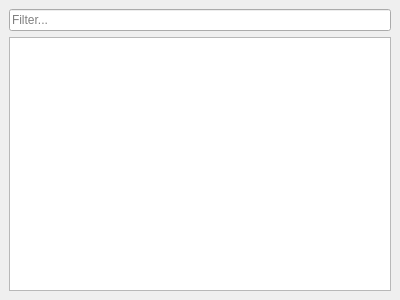
<?xml version="1.0" encoding="UTF-8"?>
<ui version="4.0">
 <class>ViewItems</class>
 <widget class="QDockWidget" name="ViewItems">
  <property name="geometry">
   <rect>
    <x>0</x>
    <y>0</y>
    <width>400</width>
    <height>300</height>
   </rect>
  </property>
  <property name="windowTitle">
   <string>View Items</string>
  </property>
  <widget class="QWidget" name="central_widget">
   <layout class="QVBoxLayout" name="verticalLayout">
    <item>
     <widget class="QLineEdit" name="filter_entry">
      <property name="placeholderText">
       <string>Filter...</string>
      </property>
     </widget>
    </item>
    <item>
     <widget class="QTableView" name="items_view"/>
    </item>
   </layout>
  </widget>
 </widget>
 <layoutdefault spacing="6" margin="9"/>
 <resources/>
 <connections/>
</ui>
